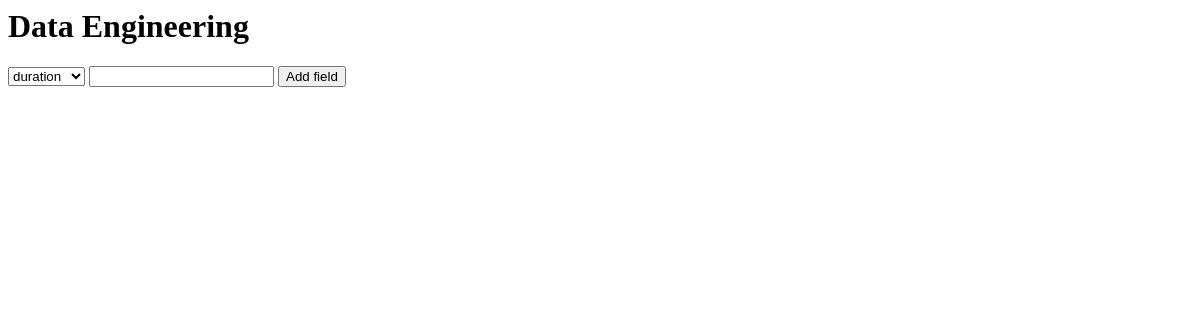
Before: /3 with the older database file.
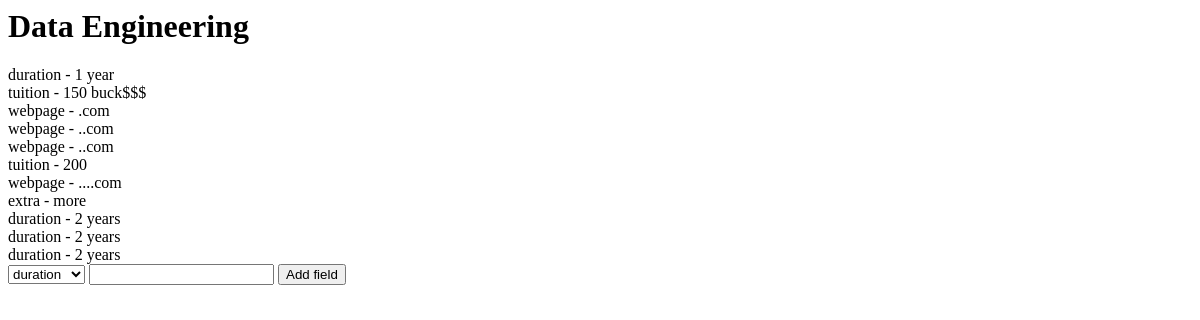
After: the same page with the newer database file.
### main/models.py (models this page shows, shortened)
class Programm(models.Model):
    name = models.CharField(max_length=200)

class Field(models.Model):
    programm = models.ForeignKey(Programm, on_delete=models.CASCADE)
    field_type = models.ForeignKey(FieldType, on_delete=models.CASCADE)
    value = models.CharField(max_length=200)

class FieldType(models.Model):
    name = models.CharField(max_length=200)
    def __str__(self):
        return self.name

### main/views.py (the view)
# urls.py: path("<int:id>", views.programm, name="programm"),
def programm(request, id):
    pr = Programm.objects.get(id=id)
    ft = FieldType.objects.all()
    if request.POST.get("addfield"):
        value = request.POST.get("field")
        field_type_id = ft.get(name=request.POST.get("fieldtype")).id
        newf = Field(programm_id=id, field_type_id=field_type_id, value=value)
        newf.save()
    return render(
        request,
        "main/programm.html",
        {"pr": pr, "ft": ft}
    )

### main/templates/main/programm.html (shortened to what this page needs)
{% extends 'main/base.html' %}
{% block content %}
<form method="post", action="#">
    <h1>{{pr.name}}</h1>
    <div>
        {% for item in pr.field_set.all %}
            <div>
                {{item.field_type}} - {{item.value}}
            </div>
        {% endfor %}
    </div>
    <select name="fieldtype">
        {% for item in ft.all %}
            <option name="{{item.id}}", value="{{item}}">{{item}}</option>
        {% endfor %}
    </select>
    <input type="text", name="field">
    <button type="submit", name="addfield", value="addfield">Add field</button>
</form>
{% endblock %}

### main/templates/main/base.html (shortened to what this page needs)
<html>
    <head>
    </head>
    <body>
        <div id="content", name="content">
            {% block content %}
            {% endblock %}
        </div>
    </body>
</html>

Changed rows visible on the page:
added Field: field_type "duration", value "1 year"
added Field: field_type "tuition", value "150 buck$$$"
added Field: field_type "webpage", value ".com"
added Field: field_type "webpage", value "..com"
added Field: field_type "webpage", value "..com"
added Field: field_type "tuition", value "200"
added Field: field_type "webpage", value "....com"
added Field: field_type "extra", value "more"
added Field: field_type "duration", value "2 years"
added Field: field_type "duration", value "2 years"
added Field: field_type "duration", value "2 years"
